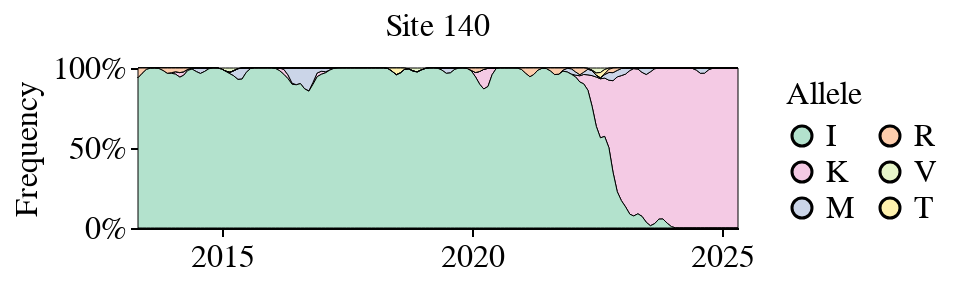

Here is the notebook cell this chart was saved with:
### Code cell
plot_site_frequencies(frequencies_12y_df, 140, width=300, height=80)

### Figure 1 — Vega-Lite specification as saved in the notebook (floating-point values rounded to 4 significant figures; data arrays with more than 128 entries replaced by an {"elided": "..."} marker saying what was removed)
{"config": {"background": "white", "title": {"fontSize": 20, "fontWeight": "normal", "font": "Helvetica", "anchor": "start", "color": "#000000", "orient": "top", "offset": 5, "subtitleColor": "gray", "subtitleFont": "Helvetica", "subtitleFontWeight": "normal", "subtitleFontSize": 18, "subtitlePadding": 2}, "axis": {"domain": true, "domainColor": "black", "domainWidth": 1, "grid": false, "gridColor": "#DEDDDD", "gridWidth": 0.5, "labelFont": "Helvetica", "labelFontSize": 16, "labelFlush": false, "labelFontWeight": "normal", "labelPadding": 2, "tickColor": "black", "tickSize": 4, "tickCount": 3, "tickWidth": 1, "titleFont": "Helvetica", "titleAlign": "center", "titleFontWeight": "normal", "titleFontSize": 16, "titlePadding": 5}, "legend": {"labelFont": "Helvetica", "labelFontSize": 16, "symbolSize": 100, "titleFont": "Helvetica", "titleFontSize": 16, "titleFontWeight": "normal", "padding": 5, "titleLimit": 200, "gradientLength": 100}, "range": {"category": ["#4e79a7", "#f28e2c", "#e15759", "#76b7b2", "#59a14f", "#edc949", "#af7aa1", "#ff9da7", "#9c755f", "#bab0ab"], "diverging": ["#c7e9b4", "#7fcdbb", "#41b6c4", "#1d91c0", "#225ea8", "#253494"]}, "view": {"stroke": "white", "strokeWidth": 0}, "text": {"font": "Helvetica", "fontSize": 16}}, "data": {"name": "data-4ce49dbf1e539d24a6e49d724b0dd782"}, "mark": {"type": "area", "stroke": "black", "strokeWidth": 0.5}, "encoding": {"color": {"field": "allele", "legend": {"columns": 2}, "scale": {"domain": ["I", "K", "M", "R", "V", "T"], "range": ["#B3E2CD", "#F4CAE4", "#CBD5E8", "#FDCDAC", "#E6F5C9", "#FFF2AE", "#F1E2CC", "#CCCCCC"]}, "title": "Allele", "type": "nominal"}, "order": {"field": "allele", "type": "nominal"}, "tooltip": [{"field": "HA_region", "type": "nominal"}, {"field": "site", "type": "quantitative"}, {"field": "allele", "type": "nominal"}, {"field": "frequency", "type": "quantitative"}, {"field": "date", "type": "temporal"}], "x": {"axis": {"grid": false, "tickCount": 3}, "field": "date", "title": "", "type": "temporal"}, "y": {"axis": {"grid": false, "tickCount": 3}, "field": "frequency", "stack": "normalize", "title": "Frequency", "type": "quantitative"}}, "height": 80, "title": {"text": "Site 140", "anchor": "middle", "fontSize": 16, "fontWeight": "normal"}, "width": 300, "$schema": "https://vega.github.io/schema/vega-lite/v5.16.3.json", "datasets": {"data-4ce49dbf1e539d24a6e49d724b0dd782": {"elided": "870 records"}}}
